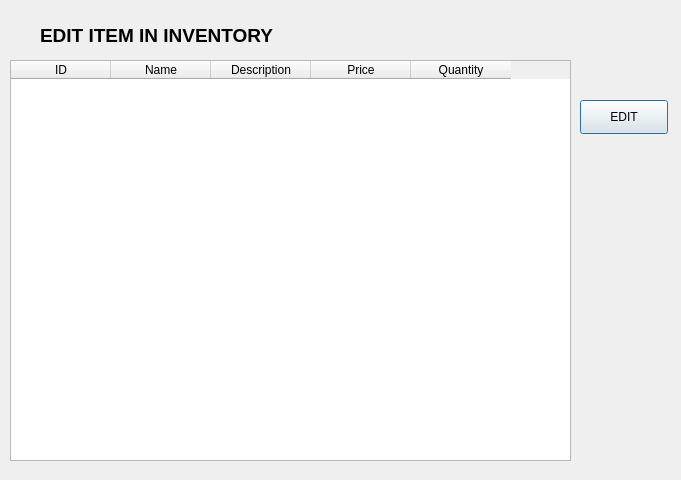
<?xml version="1.0" encoding="UTF-8"?>
<ui version="4.0">
 <class>Dialog</class>
 <widget class="QDialog" name="Dialog">
  <property name="geometry">
   <rect>
    <x>0</x>
    <y>0</y>
    <width>681</width>
    <height>480</height>
   </rect>
  </property>
  <property name="windowTitle">
   <string>Dialog</string>
  </property>
  <widget class="QTableWidget" name="tableWidget">
   <property name="geometry">
    <rect>
     <x>10</x>
     <y>60</y>
     <width>561</width>
     <height>401</height>
    </rect>
   </property>
   <property name="showGrid">
    <bool>false</bool>
   </property>
   <column>
    <property name="text">
     <string>ID</string>
    </property>
   </column>
   <column>
    <property name="text">
     <string>Name</string>
    </property>
   </column>
   <column>
    <property name="text">
     <string>Description</string>
    </property>
   </column>
   <column>
    <property name="text">
     <string>Price</string>
    </property>
   </column>
   <column>
    <property name="text">
     <string>Quantity</string>
    </property>
   </column>
  </widget>
  <widget class="QLabel" name="label">
   <property name="geometry">
    <rect>
     <x>40</x>
     <y>10</y>
     <width>351</width>
     <height>51</height>
    </rect>
   </property>
   <property name="font">
    <font>
     <pointsize>14</pointsize>
     <weight>75</weight>
     <bold>true</bold>
    </font>
   </property>
   <property name="text">
    <string>EDIT ITEM IN INVENTORY</string>
   </property>
  </widget>
  <widget class="QPushButton" name="pushButton">
   <property name="geometry">
    <rect>
     <x>580</x>
     <y>100</y>
     <width>88</width>
     <height>34</height>
    </rect>
   </property>
   <property name="text">
    <string>EDIT</string>
   </property>
  </widget>
 </widget>
 <resources/>
 <connections/>
</ui>
